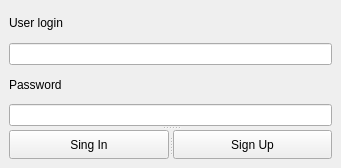
<?xml version="1.0" encoding="UTF-8"?>
<ui version="4.0">
 <class>AuthWindow</class>
 <widget class="QMainWindow" name="AuthWindow">
  <property name="geometry">
   <rect>
    <x>0</x>
    <y>0</y>
    <width>341</width>
    <height>168</height>
   </rect>
  </property>
  <property name="windowTitle">
   <string>Authorization</string>
  </property>
  <widget class="QWidget" name="centralwidget">
   <layout class="QHBoxLayout" name="horizontalLayout">
    <item>
     <widget class="QSplitter" name="splitter_2">
      <property name="orientation">
       <enum>Qt::Vertical</enum>
      </property>
      <widget class="QWidget" name="layoutWidget">
       <layout class="QVBoxLayout" name="verticalLayout">
        <item>
         <widget class="QLabel" name="loginLabel">
          <property name="text">
           <string>User login</string>
          </property>
         </widget>
        </item>
        <item>
         <widget class="QLineEdit" name="loginInput"/>
        </item>
        <item>
         <widget class="QLabel" name="passwordLabel">
          <property name="text">
           <string>Password</string>
          </property>
         </widget>
        </item>
        <item>
         <widget class="QLineEdit" name="passwordInput"/>
        </item>
       </layout>
      </widget>
      <widget class="QSplitter" name="splitter">
       <property name="orientation">
        <enum>Qt::Horizontal</enum>
       </property>
       <widget class="QPushButton" name="signInButton">
        <property name="text">
         <string>Sing In</string>
        </property>
       </widget>
       <widget class="QPushButton" name="signUpButton">
        <property name="text">
         <string>Sign Up</string>
        </property>
       </widget>
      </widget>
     </widget>
    </item>
   </layout>
  </widget>
 </widget>
 <resources/>
 <connections/>
</ui>
